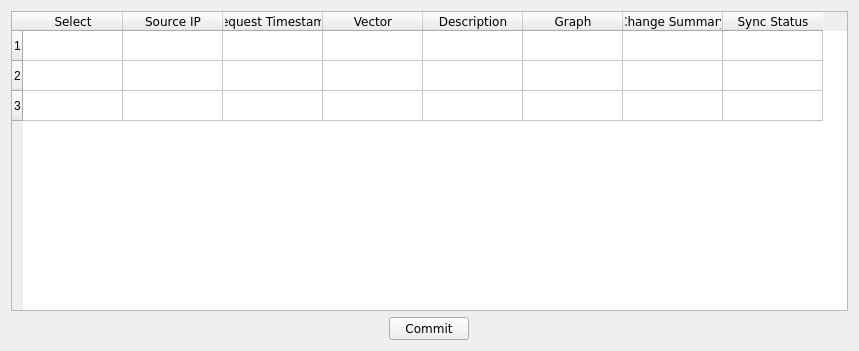
<?xml version="1.0" encoding="UTF-8"?>
<ui version="4.0">
 <class>vectorDBLeadFrame</class>
 <widget class="QFrame" name="vectorDBLeadFrame">
  <property name="geometry">
   <rect>
    <x>0</x>
    <y>0</y>
    <width>859</width>
    <height>351</height>
   </rect>
  </property>
  <property name="minimumSize">
   <size>
    <width>720</width>
    <height>200</height>
   </size>
  </property>
  <property name="windowTitle">
   <string>Approval Sync</string>
  </property>
  <layout class="QVBoxLayout" name="verticalLayout">
   <item>
    <widget class="QTableWidget" name="vectorDBTableWidget">
     <row>
      <property name="text">
       <string>1</string>
      </property>
     </row>
     <row>
      <property name="text">
       <string>2</string>
      </property>
     </row>
     <row>
      <property name="text">
       <string>3</string>
      </property>
     </row>
     <column>
      <property name="text">
       <string>Select</string>
      </property>
      <property name="font">
       <font>
        <family>Verdana</family>
       </font>
      </property>
     </column>
     <column>
      <property name="text">
       <string>Source IP</string>
      </property>
      <property name="font">
       <font>
        <family>Verdana</family>
       </font>
      </property>
     </column>
     <column>
      <property name="text">
       <string>Request Timestamp</string>
      </property>
      <property name="font">
       <font>
        <family>Verdana</family>
       </font>
      </property>
     </column>
     <column>
      <property name="text">
       <string>Vector</string>
      </property>
      <property name="font">
       <font>
        <family>Verdana</family>
       </font>
      </property>
     </column>
     <column>
      <property name="text">
       <string>Description</string>
      </property>
      <property name="font">
       <font>
        <family>Verdana</family>
       </font>
      </property>
     </column>
     <column>
      <property name="text">
       <string>Graph</string>
      </property>
      <property name="font">
       <font>
        <family>Verdana</family>
       </font>
      </property>
     </column>
     <column>
      <property name="text">
       <string>Change Summary</string>
      </property>
      <property name="font">
       <font>
        <family>Verdana</family>
       </font>
      </property>
     </column>
     <column>
      <property name="text">
       <string>Sync Status</string>
      </property>
      <property name="font">
       <font>
        <family>Verdana</family>
       </font>
      </property>
     </column>
     <item row="0" column="0">
      <property name="checkState">
       <enum>Unchecked</enum>
      </property>
     </item>
     <item row="1" column="0">
      <property name="checkState">
       <enum>Unchecked</enum>
      </property>
     </item>
     <item row="2" column="0">
      <property name="checkState">
       <enum>Unchecked</enum>
      </property>
     </item>
    </widget>
   </item>
   <item alignment="Qt::AlignHCenter">
    <widget class="QPushButton" name="pushButton">
     <property name="sizePolicy">
      <sizepolicy hsizetype="Fixed" vsizetype="Fixed">
       <horstretch>0</horstretch>
       <verstretch>0</verstretch>
      </sizepolicy>
     </property>
     <property name="font">
      <font>
       <family>Verdana</family>
      </font>
     </property>
     <property name="text">
      <string>Commit</string>
     </property>
    </widget>
   </item>
  </layout>
 </widget>
 <resources/>
 <connections/>
</ui>
